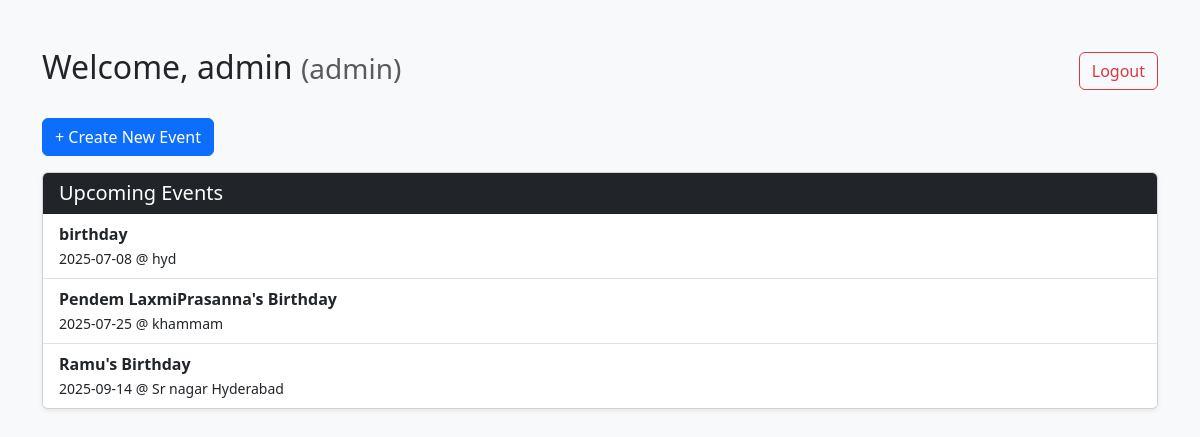
The app's page /dashboard (signed in) with its own data.
### tables this page shows
CREATE TABLE events (
                        id INTEGER PRIMARY KEY AUTOINCREMENT,
                        name TEXT NOT NULL,
                        date TEXT NOT NULL,
                        venue TEXT NOT NULL
                    );

### app.py (the view)
@app.route('/dashboard')
def dashboard():
    if 'user' not in session:
        return redirect(url_for('login'))
    conn = get_db_connection()
    events = conn.execute('SELECT * FROM events').fetchall()
    conn.close()
    return render_template('dashboard.html', events=events)

### app.py (called while the page is built)
def get_db_connection():
    conn = sqlite3.connect('database.db')
    conn.row_factory = sqlite3.Row
    return conn

### templates/dashboard.html (shortened to what this page needs)
<!doctype html>
<html lang="en">
<head>
    <link href="https://cdn.jsdelivr.net/npm/bootstrap@5.3.3/dist/css/bootstrap.min.css" rel="stylesheet">
</head>
<body class="bg-light">
    <div class="container mt-5">
        <div class="d-flex justify-content-between align-items-center mb-4">
            <h2>Welcome, {{ session.user }} <small class="text-muted">({{ session.role }})</small></h2>
            <a href="/logout" class="btn btn-outline-danger">Logout</a>
        </div>
        {% if session.role == 'admin' %}
        <div class="mb-3">
            <a href="/create_event" class="btn btn-primary">+ Create New Event</a>
        </div>
        {% endif %}
        <div class="card shadow-sm">
            <div class="card-header bg-dark text-white">
                <h5 class="mb-0">Upcoming Events</h5>
            </div>
            <ul class="list-group list-group-flush">
                {% for event in events %}
                <li class="list-group-item d-flex justify-content-between align-items-center">
                    <div>
                        <strong>{{ event.name }}</strong><br>
                        <small>{{ event.date }} @ {{ event.venue }}</small>
                    </div>
                </li>
                {% else %}
                <li class="list-group-item text-muted">No events found.</li>
                {% endfor %}
            </ul>
        </div>
    </div>
</body>
</html>

### records on screen
events: name "birthday", date "2025-07-08", venue "hyd"
events: name "Pendem LaxmiPrasanna's Birthday", date "2025-07-25", venue "khammam"
events: name "Ramu's Birthday", date "2025-09-14", venue "Sr nagar Hyderabad"

### other values on screen
{{ session.user }} "admin"
{{ session.role }} "admin"
